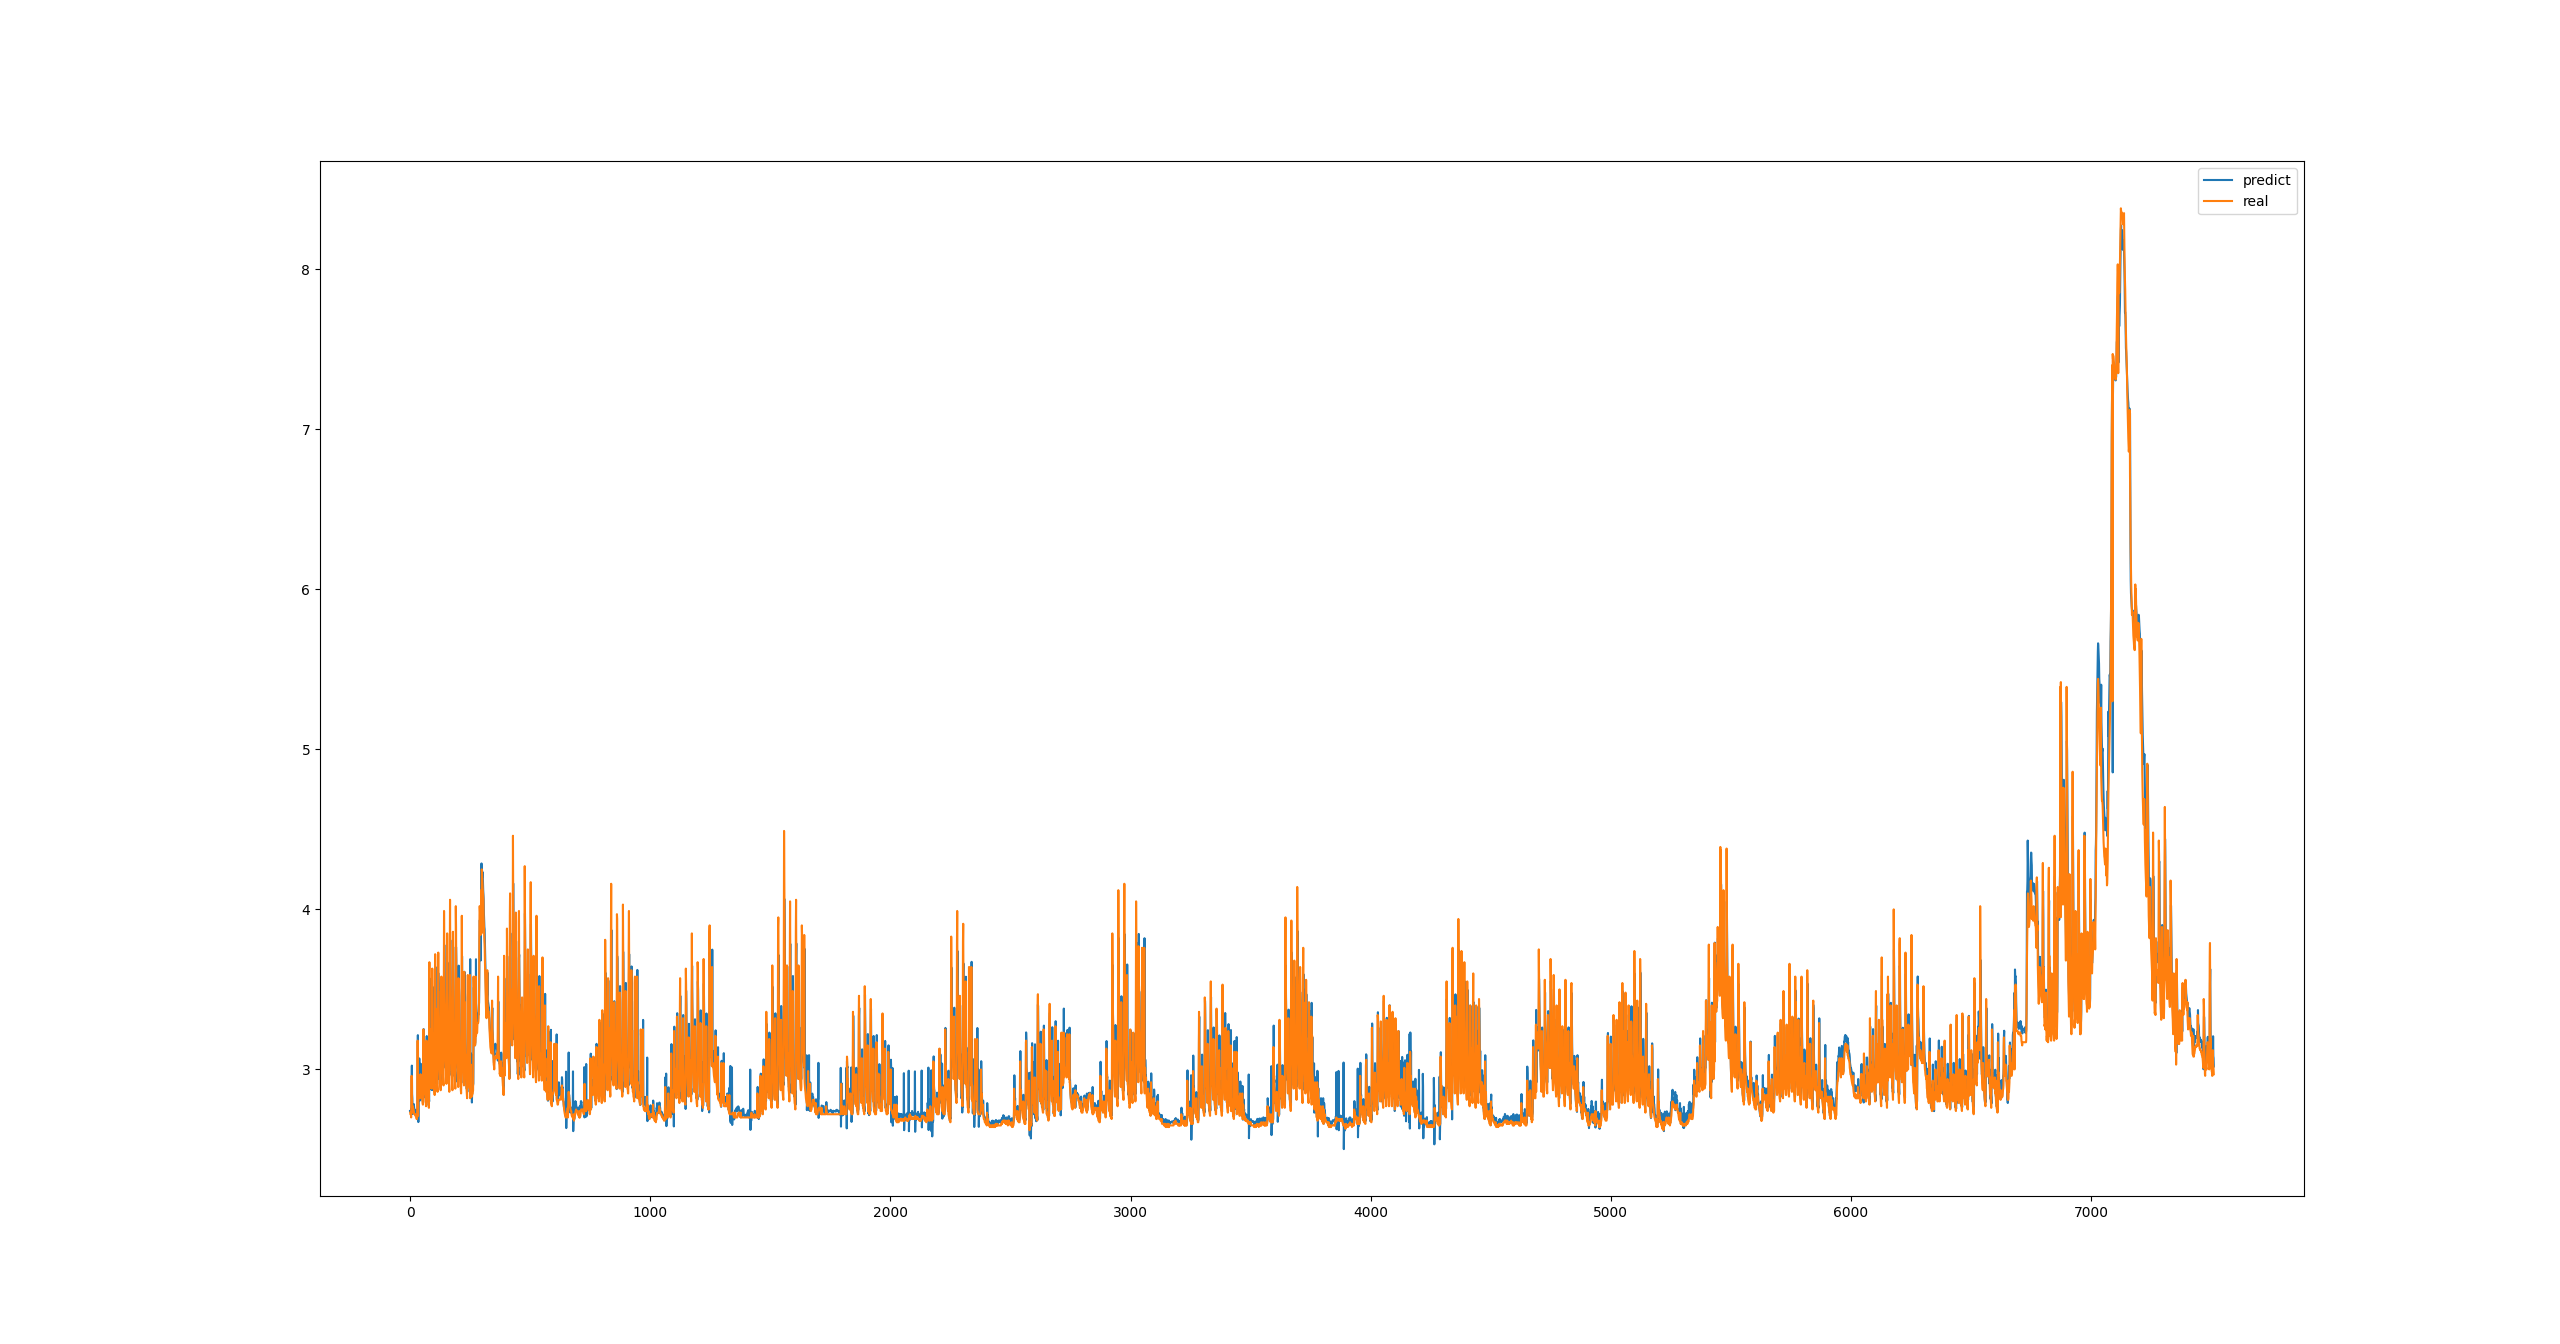

Python code for this plot:
import torch 
import torch.nn as nn
import torch.optim as optim
import numpy as np
import pandas as pd
from torch.utils.data import TensorDataset 
from torch.utils.data import DataLoader 
import matplotlib.pyplot as plt
from sklearn.preprocessing import StandardScaler


def load_dataset():
    # 저수위	방수로	저수량	저수율	유입량	공용량	총 방류량	발전	여수로	기타	취수량
    # ["level", "1", "contain", "2", "income", "3", "outcome", "4", "5", "6", "7"]

    # paldang loading
    paldang_level = pd.read_csv("./dataset/paldang_level.csv")
    paldang_level.columns = ["datetime", "paldang_level", "1", "paldang_contain", "2", "paldang_income", "3", "paldang_outcome", "4", "5", "6", "7"]
    paldang_level = paldang_level.drop(columns=['1', '2', '3', '4', '5', '6', '7'])
    paldang_level['datetime'] = paldang_level['datetime'].str.slice(start=0, stop=-1)

    # jamsoo loading
    jamsoo_level = pd.read_csv("./dataset/jamsoo_level.csv")
    js = []
    for i in range(len(jamsoo_level)):
        oneday = None
        date = ""
        for index, j in enumerate(jamsoo_level.loc[i]):
            datetime = ""
            if index==0:
                date = j
            else:
                time = str(index)
                datetime = date + " " + (time if len(time)>1 else "0"+time)
                oneday = [datetime, j]     
                js.append(oneday)
    jamsoo_level = pd.DataFrame(js, columns=["datetime", "jamsoo_level"])

    # songjeong loading
    songjeong_rain = pd.read_csv("./dataset/songjeong_rain.csv")
    sj = []
    for i in range(len(songjeong_rain)):
        oneday = None
        date = ""
        for index, j in enumerate(songjeong_rain.loc[i]):
            datetime = ""
            if index==0:
                date = str(int(j))
                date = date[:4]+'-'+date[4:6]+'-'+date[6:]
            else:
                time = str(index)
                datetime = date + " " + (time if len(time)>1 else "0"+time)
                oneday = [datetime, j]     
                sj.append(oneday)
    songjeong_rain = pd.DataFrame(sj, columns=["datetime", "songjeong_rain"])

    # outer join (record should be 3134days * 24hours = 75216)
    temp = pd.merge(paldang_level, jamsoo_level, left_on='datetime', right_on='datetime', how='right')
    dataset = pd.merge(songjeong_rain, temp, left_on='datetime', right_on='datetime', how='right')
    
    return dataset


def preprocessing(data, window_size, output_size):
    x, y = data
    x_data = []
    y_data = []
    for index in range(len(y)):
        if index+window_size+output_size > len(y):
            break
        x_data.append(x[index:index+window_size])
        y_data.append(y[index+window_size:index+window_size+output_size])
    
    return torch.FloatTensor(x_data), torch.FloatTensor(y_data)

def split_train_and_test(dataset, percentage):
    x, y = dataset
    split = int(len(x)*percentage)
    x_train = x[:split]
    y_train = y[:split]
    x_test = x[split:]
    y_test = y[split:]
    return (x_train, y_train), (x_test, y_test)




class simpleMLP:
    def __init__(self, input_size, output_size):
        self.W = torch.FloatTensor(np.random.rand(input_size, output_size))
        self.b = torch.FloatTensor(np.random.rand(output_size))
        self.W.requires_grad_(True)
        self.b.requires_grad_(True)
        
    def forward(self, x):
        return x.matmul(self.W)+self.b    
    
    def parameters(self):
        return [self.W, self.b]
    
class simpleRNN:
    def __init__(self, input_size, hidden_size):
        self.cell = simpleMLP(input_size, hidden_size)
        self.Wh = torch.FloatTensor(np.random.rand(hidden_size, hidden_size))
        self.bh = torch.FloatTensor(np.random.rand(hidden_size))
        self.status = None
        self.output = None
        self.tanh = nn.Tanh()
    
    def forward(self, x):
        for t in range(x.shape[-2]):
            if t==0:
                self.status = self.cell.forward(x[..., t:t+1, :])
                self.status = self.tanh(self.status)
                self.output = self.status
            else:
                self.status = self.cell.forward(x[..., t:t+1, :]) + self.status.matmul(self.Wh)+self.bh
                self.status = self.tanh(self.status)
                self.output = torch.cat([self.output, self.status], dim=-2)
        return self.output
    
    def parameters(self):
        return [*self.cell.parameters(), self.Wh, self.bh]
    
class myRNN:
    def __init__(self, input_size, hidden_size, output_size, output_length):
        self.output_length = output_length
        self.rnn = simpleRNN(input_size, hidden_size)
        self.mlp = simpleMLP(hidden_size, output_size)
    
    def forward(self, x):
        rnn_output = self.rnn.forward(x)
        rnn_output = rnn_output[..., -self.output_length:, :]
        return self.mlp.forward(rnn_output)
    
    def parameters(self):
        return [*self.rnn.parameters(), *self.mlp.parameters()]


# features
input_size = 6
output_size = 1

# hyper parameters
window_size = 10
output_length = 1
hidden_size = 10
learning_rate = 0.1 
train_size = 0.9
batch_size = 30000
epoch = 10000




###################################################################################
################################START##############################################
###################################################################################


# load dataset
dataset = load_dataset()

# check missing value
# print(dataset.isnull().sum())

# fill missing value
dataset = dataset.fillna(method='ffill')

# drop datetime
dataset = dataset.drop(columns=['datetime'])

# split x & y
x_dataset = dataset
y_dataset = dataset[['jamsoo_level']].copy()

# split train & test 
train, test = split_train_and_test((x_dataset, y_dataset), train_size)
x_train, y_train = train
x_test, y_test = test

# scaling(standard scale)
std = StandardScaler()
std.fit(x_train)
x_train = std.transform(x_train)
x_test  = std.transform(x_test)             #df -> numpy 

# split window & convert to tensor
train_data = preprocessing((x_train.tolist(), y_train.values.tolist()), window_size, output_length)   
test_data = preprocessing((x_test.tolist(), y_test.values.tolist()), window_size, output_length)   

# create minibatch
x_train, y_train = train_data
dataset = TensorDataset(x_train, y_train)
dataloader = DataLoader(dataset, batch_size=batch_size, shuffle=True)

# model set
myrnn = myRNN(input_size, hidden_size, output_size, output_length)
optimizer = optim.Adam(myrnn.parameters(), learning_rate)
cost_function = nn.MSELoss()

    
# train data
for epoch in range(epoch):
    for index, minibatch in enumerate(dataloader):
        #droplast
        if index == len(dataloader)-1:
            break
        
        X, Y = minibatch
        prediction = myrnn.forward(X)
        cost = cost_function(prediction, Y)
    
        optimizer.zero_grad()
        cost.backward()
        optimizer.step()
        print(cost)

# test data
x_test, y_test = test_data
dataset = TensorDataset(x_test, y_test)
dataloader = DataLoader(dataset, batch_size=1, shuffle=False)

predict_after10min = []
real_after10min = []
for index, minibatch in enumerate(dataloader):
    X, Y = minibatch
    prediction = myrnn.forward(X)
    predict_after10min.append(prediction.squeeze(-1).squeeze(0).detach().numpy()[-1])
    # if index % 100 == 0:
    #     print(X)
    #     print(prediction)
    real_after10min.append(Y.squeeze(-1).squeeze(0).numpy()[-1])

plt.plot(predict_after10min, label="predict")
plt.plot(real_after10min, label="real")
plt.legend()
plt.show()
